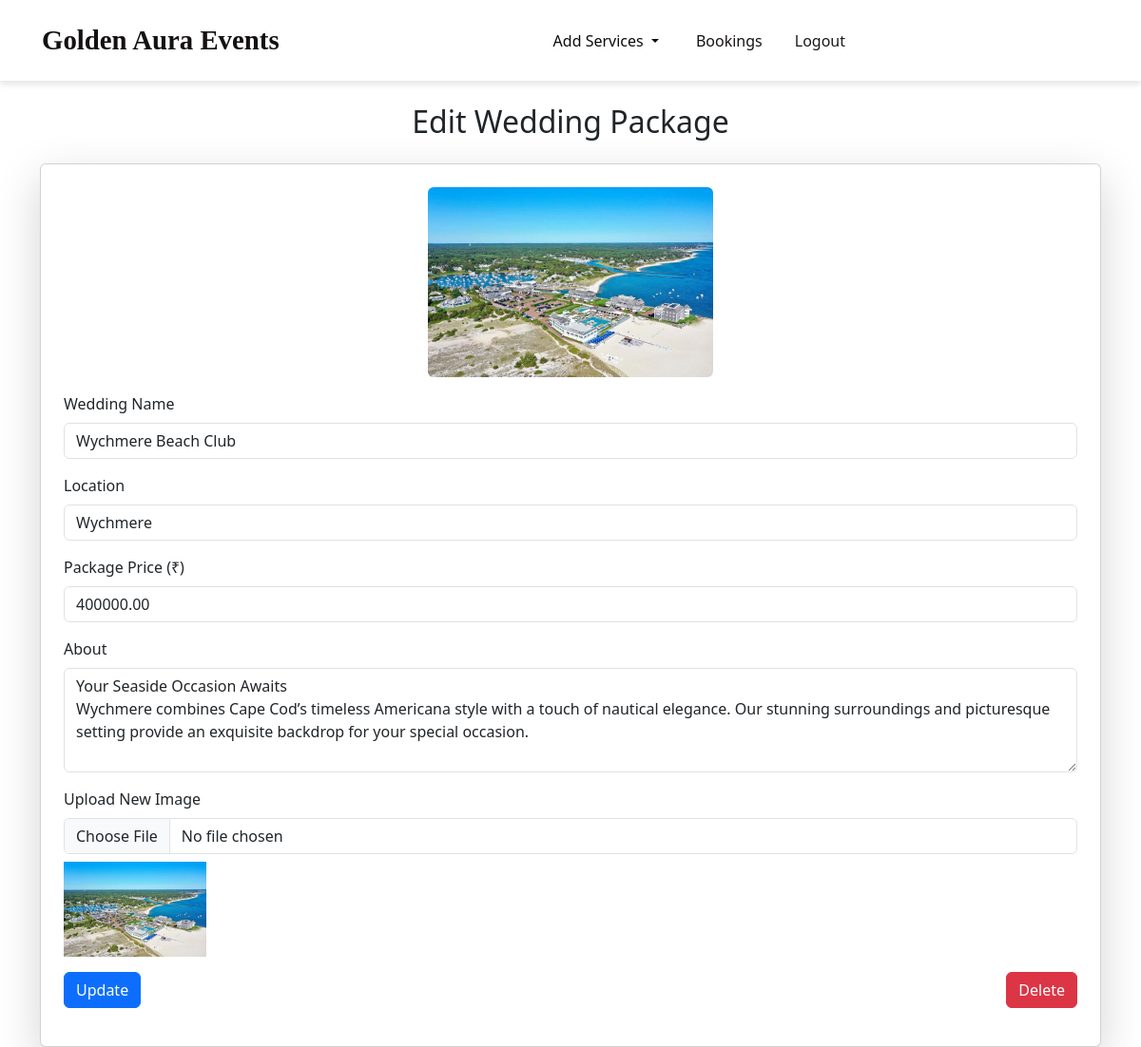
The app's page /edit_wedding/2/ with its own data.
### app/models.py (models this page shows, shortened)
class DestinationWedding(models.Model):
    name = models.CharField(max_length=255)
    about = models.TextField()
    img = models.FileField()
    location = models.CharField(max_length=255)
    package_price = models.DecimalField(max_digits=10, decimal_places=2)

### app/views.py (the view, shortened to what this page needs)
# urls.py: path("edit_wedding/<int:wedding_id>/", views.edit_wedding, name="edit_wedding"),
def edit_wedding(req, wedding_id):
    wedding = get_object_or_404(DestinationWedding, pk=wedding_id)
    return render(req, 'shop/edit_wedding.html', {'wedding': wedding})

### templates/shop/edit_wedding.html (shortened to what this page needs)
<html lang="en">
<head>
    <link rel="stylesheet" href="https://cdn.jsdelivr.net/npm/bootstrap@5.3.0/dist/css/bootstrap.min.css">
</head>
<body>
    <nav class="navbar navbar-expand-lg">
        <div class="container-fluid">
            <a class="navbar-brand" href="../">Golden Aura Events</a>
            <div class="collapse navbar-collapse" id="navbarNav">
                <ul class="navbar-nav ms-auto">
                    <li class="nav-item dropdown">
                        <a class="nav-link dropdown-toggle" href="#" id="navbarDropdown" role="button" data-bs-toggle="dropdown" aria-expanded="false">
                            Add Services
                        </a>
                    </li>
                    <li class="nav-item">
                        <a class="btn btn-book" href="../admin_bookings">Bookings</a>
                    </li>
                    <li class="nav-item">
                        <a class="btn btn-logout" href="../logout">Logout</a>
                    </li>
                </ul>
            </div>
        </div>
    </nav>
<div class="container mt-4">
    <h2 class="text-center my-4">Edit Wedding Package</h2>
    <div class="card p-4 shadow-lg">
        <form method="POST" enctype="multipart/form-data">
            <div class="text-center mb-3">
                <img src="{{ wedding.img.url }}" alt="{{ wedding.name }}" class="img-fluid rounded" style="max-width: 300px;">
            </div>
            <div class="mb-3">
                <label class="form-label">Wedding Name</label>
                <input type="text" name="name" value="{{ wedding.name }}" class="form-control" required>
            </div>
            <div class="mb-3">
                <label class="form-label">Location</label>
                <input type="text" name="location" value="{{ wedding.location }}" class="form-control" required>
            </div>
            <div class="mb-3">
                <label class="form-label">Package Price (₹)</label>
                <input type="number" name="package_price" value="{{ wedding.package_price }}" class="form-control" required>
            </div>
            <div class="mb-3">
                <label class="form-label">About</label>
                <textarea name="about" class="form-control" rows="4" required>{{ wedding.about }}</textarea>
            </div>
            <div class="mb-3">
                <label class="form-label">Upload New Image</label>
                <input type="file" name="img" class="form-control">
                <img src="{{ wedding.img.url }}" alt="" class="img-fluid mt-2" style="max-width: 150px; height: auto;">
            </div>
            <div class="d-flex justify-content-between">
                <button type="submit" class="btn btn-primary">Update</button>
                <a href="{% url 'delete_wedding' wedding.id %}" class="btn btn-danger">Delete</a>
            </div>
        </form>
    </div>
</div>
</body>
</html>

### templates/shop/edit_wedding.html (style rules this page uses)
.navbar { padding: 1rem 2rem; background: white; box-shadow: 0 4px 6px rgba(0, 0, 0, 0.1); }
.navbar-brand { font-family: 'Playfair Display', serif; font-size: 1.8rem; font-weight: bold; color: rgb(20, 17, 17); }
.navbar-nav { margin: 0 auto; display: flex; justify-content: center; align-items: center; }
.navbar-nav .nav-link { font-size: 1rem; font-weight: 500; margin: 0 10px; color: rgb(15, 12, 12); transition: color 0.3s; }
.btn-logout { color: rgb(29, 25, 25); }
.btn-book { color: rgb(23, 18, 18); padding: 8px 20px; border-radius: 20px; font-weight: 400; }

### records on screen
DestinationWedding: img (picture), name "Wychmere Beach Club", location "Wychmere", package_price "400000.00", about "Your Seaside Occasion Awaits Wychmere combines Cape Cod’s timeless Americana style with a touch of nautical elegance. Our stunning surroundings and picturesque setting provide an exquisite backdrop for your special occasion."
